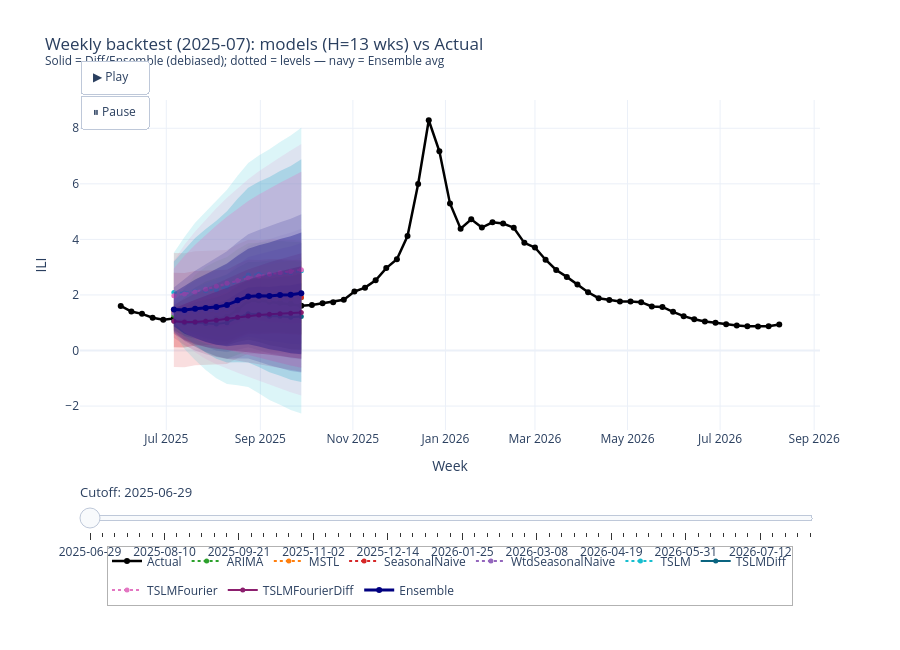

Notebook code cell kept with this figure:
### Code cell
# ── Patch legend position + height on existing fig_w ─────────────────────────
fig_w.update_layout(
    height=650,
    legend=dict(
        orientation="h",
        x=0.5,   y=-0.35,
        xanchor="center", yanchor="top",
        bgcolor="rgba(255,255,255,0.8)",
        bordercolor="rgba(0,0,0,0.3)", borderwidth=1,
    ),
    margin=dict(b=220),
)
fig_w.show()
